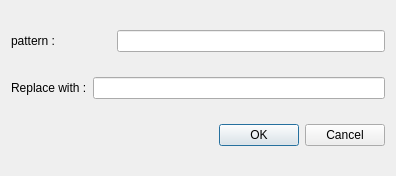
<?xml version="1.0" encoding="UTF-8"?>
<ui version="4.0">
 <class>Dialog</class>
 <widget class="QDialog" name="Dialog">
  <property name="geometry">
   <rect>
    <x>0</x>
    <y>0</y>
    <width>396</width>
    <height>176</height>
   </rect>
  </property>
  <property name="windowTitle">
   <string>substitute</string>
  </property>
  <layout class="QVBoxLayout" name="verticalLayout">
   <item>
    <layout class="QHBoxLayout" name="horizontalLayout">
     <item>
      <widget class="QLabel" name="label">
       <property name="minimumSize">
        <size>
         <width>100</width>
         <height>0</height>
        </size>
       </property>
       <property name="text">
        <string>pattern :</string>
       </property>
      </widget>
     </item>
     <item>
      <widget class="QLineEdit" name="lineEdit"/>
     </item>
    </layout>
   </item>
   <item>
    <layout class="QHBoxLayout" name="horizontalLayout_2">
     <item>
      <widget class="QLabel" name="label_2">
       <property name="minimumSize">
        <size>
         <width>50</width>
         <height>0</height>
        </size>
       </property>
       <property name="maximumSize">
        <size>
         <width>100</width>
         <height>16777215</height>
        </size>
       </property>
       <property name="text">
        <string>Replace with :</string>
       </property>
      </widget>
     </item>
     <item>
      <widget class="QLineEdit" name="lineEdit_2"/>
     </item>
    </layout>
   </item>
   <item>
    <widget class="QDialogButtonBox" name="buttonBox">
     <property name="orientation">
      <enum>Qt::Horizontal</enum>
     </property>
     <property name="standardButtons">
      <set>QDialogButtonBox::Cancel|QDialogButtonBox::Ok</set>
     </property>
    </widget>
   </item>
  </layout>
 </widget>
 <resources/>
 <connections>
  <connection>
   <sender>buttonBox</sender>
   <signal>accepted()</signal>
   <receiver>Dialog</receiver>
   <slot>accept()</slot>
   <hints>
    <hint type="sourcelabel">
     <x>248</x>
     <y>254</y>
    </hint>
    <hint type="destinationlabel">
     <x>157</x>
     <y>274</y>
    </hint>
   </hints>
  </connection>
  <connection>
   <sender>buttonBox</sender>
   <signal>rejected()</signal>
   <receiver>Dialog</receiver>
   <slot>reject()</slot>
   <hints>
    <hint type="sourcelabel">
     <x>316</x>
     <y>260</y>
    </hint>
    <hint type="destinationlabel">
     <x>286</x>
     <y>274</y>
    </hint>
   </hints>
  </connection>
 </connections>
</ui>
